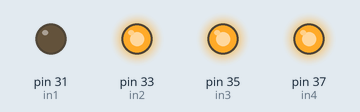
Recording of a program running on a simulated Raspberry Pi (header pin numbers). On the bench: output pins drawn as LEDs (lit = HIGH).

Above: at 0.1 s.
Timing chart, 0 to 1.6 s (numbered marks = the images above):
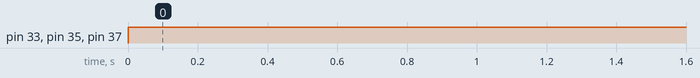

The program:

relay.py
```python
import RPi.GPIO as GPIO
import time

in1=31
in2=33
in3=35
in4=37

GPIO.setmode(GPIO.BOARD)
GPIO.setup(in1,GPIO.OUT)
GPIO.setup(in2,GPIO.OUT)
GPIO.setup(in3,GPIO.OUT)
GPIO.setup(in4,GPIO.OUT)

#Relay is a normally closed relay
#This means that a low output enables relay
try:
	while True:
		GPIO.output(in1,GPIO.LOW)
		GPIO.output(in2,GPIO.HIGH)
		GPIO.output(in3,GPIO.HIGH)
		GPIO.output(in4,GPIO.HIGH)

except KeyboardInterrupt:
	GPIO.cleanup()
```

Measured:
- by itself, pin 33 (in2), pin 35 (in3), pin 37 (in4): LOW → HIGH at 0.00 s
